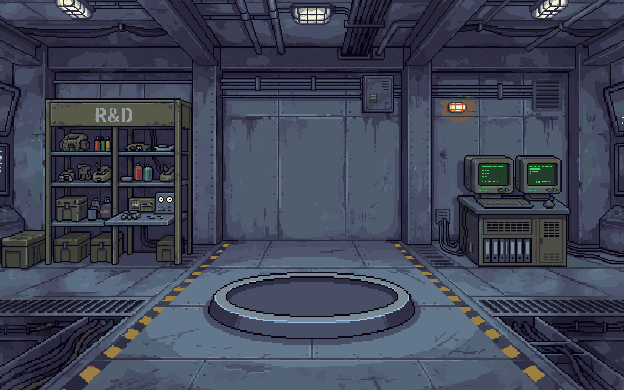
#> input picture art_src/warroom_walls/left_v1.png, 624 x 390 px
$ python build.py
#> lines starting #> are read from the running program, lines starting #| are printed output that depends on the picture
# The War Room's side walls, seen straight on (PixelLab Pro, 2026-11-11; room.png as the style
# and layout reference): left_v1.png (R&D bay, Info Bay terminal) and right_v1.png (Livery Bay,
# Pilot Log). The left one drew the War Table's floor pad again, so that floor is patched from
# the right wall's (left_v2.png). Each station is cut from its wall by hand-placed rectangles
# (PixelLab's background removal tore them up: nobg_*.png) into a room-sized layer, which the
# War Room draws over the wall as its Hotspot. Run from this folder.
from PIL import Image

A = '../../assets/warroom/'
L = Image.open('left_v1.png').convert('RGBA')
#> L is the input picture: PIL image 624x390 RGBA; mean R, G, B, A 63.4, 69, 86.3, 255
R = Image.open('right_v1.png').convert('RGBA')
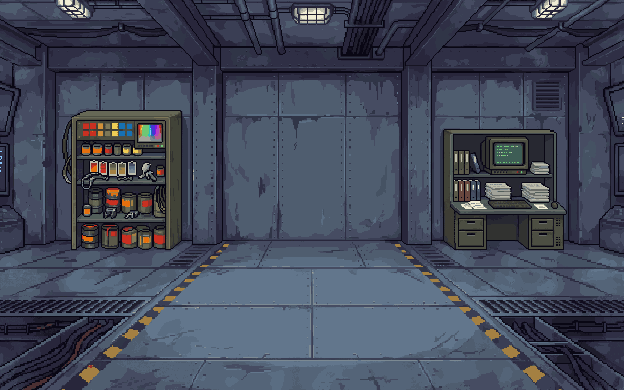
#> input picture art_src/warroom_walls/right_v1.png, 624 x 390 px
#> R is the input picture: PIL image 624x390 RGBA; mean R, G, B, A 66.4, 72.9, 89.5, 255
pad = (195, 262, 435, 345)
L.paste(R.crop(pad), pad[:2])
L.save('left_v2.png')

# COMING SOON (Logan, 2026-11-11: the middle panels looked empty): strips of black-and-yellow
# caution tape pinned pillar to pillar, crossing every which way like a sealed door at a crime
# scene, and a COMING SOON! sign hung over the middle on two chains. Each strip is sheared a
# column at a time (not rotated) so its stripes stay crisp pixels.
EDGE, FILL, LIT, INK = (44, 36, 28, 255), (212, 174, 70, 255), (232, 200, 98, 255), (30, 25, 22, 255)
TAPE_H = 8
RECESS = (221, 401) # the middle panel's sunken face, between the pillars (x, both walls)

def tape_strip(width, start):
    """A tape's pixels: dark edges, a lit top row, black bars slanting across the yellow."""
    strip = Image.new('RGBA', (width, TAPE_H))
    for x in range(width):
        strip.putpixel((x, 0), EDGE); strip.putpixel((x, TAPE_H - 1), EDGE)
        for y in range(1, TAPE_H - 1):
            black = (x + start + y) % 10 < 5
            strip.putpixel((x, y), INK if black else (LIT if y == 1 else FILL))
    return strip

def tape(wall, x0, y0, x1, y1, start):
    """Pins a strip from (x0, y0) to (x1, y1). It's stuck flat on the pillars, so no shadow there,
    but it spans the sunken middle panel (RECESS) held off it, and casts a shadow down-right on it."""
    slope = (y1 - y0) / (x1 - x0)
    strip = tape_strip(x1 - x0, start)
    px = wall.load()
    for x in range(x1 - x0):
        top = y0 + round(slope * x)
        sx = x0 + x + 1
        if not RECESS[0] <= sx <= RECESS[1]:
            continue
        for y in range(TAPE_H):
            sy = top + y + 2
            r, g, b, a = px[sx, sy]
            px[sx, sy] = (int(r * 0.55), int(g * 0.55), int(b * 0.6), a)
    for x in range(x1 - x0):
        top = y0 + round(slope * x)
        for y in range(TAPE_H):
            px[x0 + x, top + y] = strip.getpixel((x, y))

# The sign's lettering: the Discord sign's 5x7 face (art_src/discord_sign/stamp.py), plus M and G.
G7 = {
    'C': ["01111", "10000", "10000", "10000", "10000", "10000", "01111"],
    'O': ["01110", "10001", "10001", "10001", "10001", "10001", "01110"],
    'M': ["10001", "11011", "10101", "10101", "10001", "10001", "10001"],
    'I': ["111", "010", "010", "010", "010", "010", "111"],
    'N': ["10001", "11001", "10101", "10011", "10001", "10001", "10001"],
    'G': ["01111", "10000", "10000", "10011", "10001", "10001", "01111"],
    'S': ["01111", "10000", "10000", "01110", "00001", "00001", "11110"],
    '!': ["1", "1", "1", "1", "1", "0", "1"],
}
OUTLINE, STEEL, STEEL_LIT, STEEL_DARK, RIVET = (16, 17, 24, 255), (92, 102, 118, 255), (142, 152, 168, 255), (56, 61, 74, 255), (176, 184, 196, 255)

def word_width(word):
    return sum(len(G7[ch][0]) for ch in word) + len(word) - 1

def stamp(img, word, cx, y, ink, shadow):
    x = cx - word_width(word) // 2
    for ch in word:
        g = G7[ch]
        for r, row in enumerate(g):
            for c, bit in enumerate(row):
                if bit == '1':
                    img.putpixel((x + c, y + r + 1), shadow)
        for r, row in enumerate(g):
            for c, bit in enumerate(row):
                if bit == '1':
                    img.putpixel((x + c, y + r), ink)
        x += len(g[0]) + 1

def sign(wall, cx, top, chain_top):
    """A steel-framed yellow plate, COMING / SOON! on two lines, hung on two chains."""
    w, h = 54, 34
    x0, y0 = cx - w // 2, top
    px = wall.load()
    for side in (x0 + 9, x0 + w - 10):                          # chains, link by link
        for y in range(chain_top, y0 + 1):
            link = (y - chain_top) % 4
            if link in (0, 3):
                px[side, y] = STEEL_LIT if link == 0 else STEEL_DARK
            else:
                px[side - 1, y] = OUTLINE; px[side + 1, y] = OUTLINE
                px[side, y] = STEEL_DARK
        px[side, chain_top - 1] = OUTLINE                       # its hook
    for y in range(y0 + 2, y0 + h + 2):                         # the plate's shadow on the wall
        for x in range(x0 + 2, x0 + w + 2):
            r, g, b, a = px[x, y]
            px[x, y] = (int(r * 0.55), int(g * 0.55), int(b * 0.6), a)
    for y in range(y0, y0 + h):
        for x in range(x0, x0 + w):
            edge = x in (x0, x0 + w - 1) or y in (y0, y0 + h - 1)
            frame = x < x0 + 3 or x > x0 + w - 4 or y < y0 + 3 or y > y0 + h - 4
            if edge:
                c = OUTLINE
            elif frame:
                c = STEEL_LIT if y == y0 + 1 or x == x0 + 1 else (STEEL_DARK if y == y0 + h - 2 or x == x0 + w - 2 else STEEL)
            elif x == x0 + 3 or y == y0 + 3:
                c = (150, 118, 44, 255)                         # the face's inset shade
            else:
                c = FILL
            px[x, y] = c
    for rx, ry in ((x0 + 1, y0 + 1), (x0 + w - 2, y0 + 1), (x0 + 1, y0 + h - 2), (x0 + w - 2, y0 + h - 2)):
        px[rx, ry] = RIVET
    stamp(wall, "COMING", cx, y0 + 7, INK, (176, 140, 52, 255))
    stamp(wall, "SOON!", cx, y0 + 19, INK, (176, 140, 52, 255))

TAPES = [  # (x0, y0, x1, y1, where the stripes start)
    (204, 96, 416, 146, 0), (204, 214, 416, 112, 3), (204, 150, 416, 170, 6),
    (204, 118, 416, 216, 1), (204, 196, 416, 92, 7),
]
for i, t in enumerate(TAPES):
    tape(L, *t)
    a, b, c, d, e = TAPES[(i + 2) % len(TAPES)]
    tape(R, a, b + 3, c, d - 2, e + 4)                        # the right wall's, shuffled
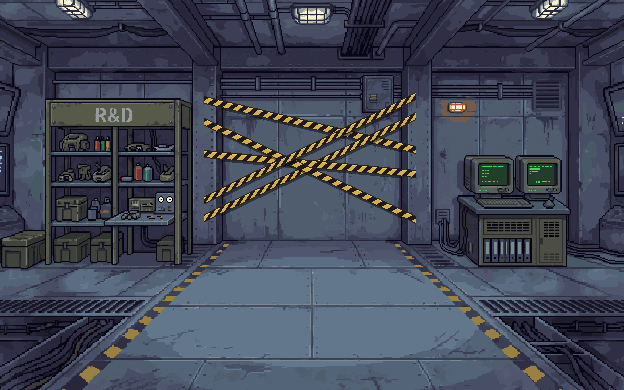
#> L: PIL image 624x390 RGBA; mean R, G, B, A 65.4, 70.7, 86.1, 255
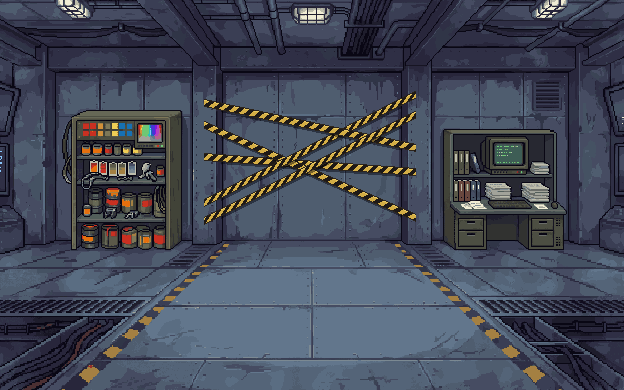
#> R: PIL image 624x390 RGBA; mean R, G, B, A 67.2, 72.7, 87.2, 255
sign(L, 310, 132, 96)
#> after the loop in stamp, `for ch in word:`: x = 328
sign(R, 310, 132, 74)
# The floor's corner trenches (grates, cables) that PixelLab copied from room.png get the same plating
# the center lays over its own (floor_left.png / floor_right.png), so all three views share one floor.
for wall in (L, R):
    for f in ('floor_left.png', 'floor_right.png'):
        wall.alpha_composite(Image.open(A + f).convert('RGBA'))
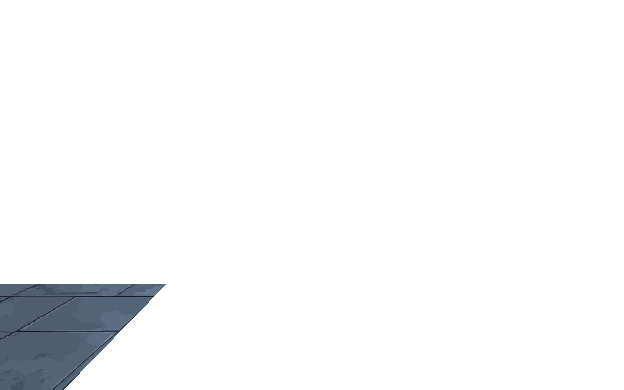
#> input picture assets/warroom/floor_left.png, 624 x 390 px
L.save(A + 'wall_left.png')
R.save(A + 'wall_right.png')
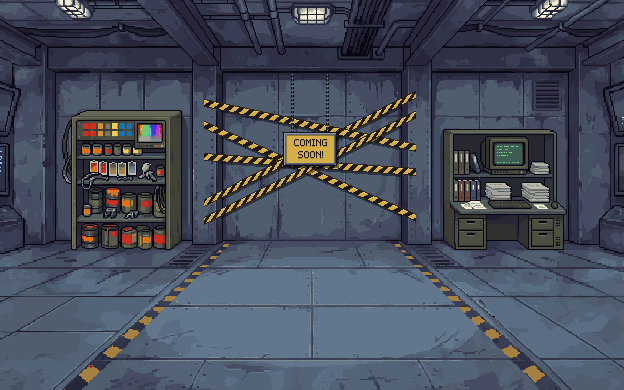
#> saved as wall_right.png: PIL image 624x390 RGBA; mean R, G, B, A 70.6, 77.1, 91.3, 255

# station -> (wall, rectangles in wall pixels)
STATIONS = {
    'research_bay': (L, [(45, 98, 192, 266), (0, 232, 46, 268)]),         # the shelf, the crates beside it
    'info_bay': (L, [(464, 155, 562, 199), (457, 196, 570, 266)]),        # the monitors, the desk
    'livery_bay': (R, [(69, 110, 183, 252)]),
    'pilot_log': (R, [(442, 129, 568, 250)]),
}
for name, (wall, rects) in STATIONS.items():
    out = Image.new('RGBA', wall.size, (0, 0, 0, 0))
    for r in rects:
        out.paste(wall.crop(r), r[:2])
    out.save(A + name + '.png')
    print(name, out.getbbox())
#> this loop made 4 passes
#> (name, rects) on passes 1 to 4: ('research_bay', [(45, 98, 192, 266), (0, 232, 46, 268)]), ('info_bay', [(464, 155, 562, 199), (457, 196, 570, 266)]), ('livery_bay', [(69, 110, 183, 252)]), ('pilot_log', [(442, 129, 568, 250)])
#> pass 1, `out.save(A + name + '.png')`:
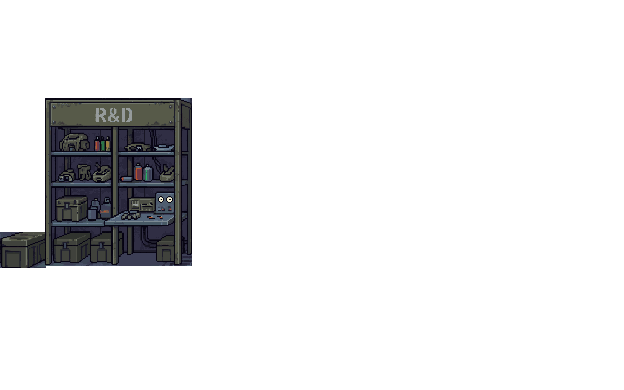
#> saved as research_bay.png: PIL image 624x390 RGBA; mean R, G, B, A 5.8, 6, 6.7, 27.6; transparent parts drawn white
#> after the loop:
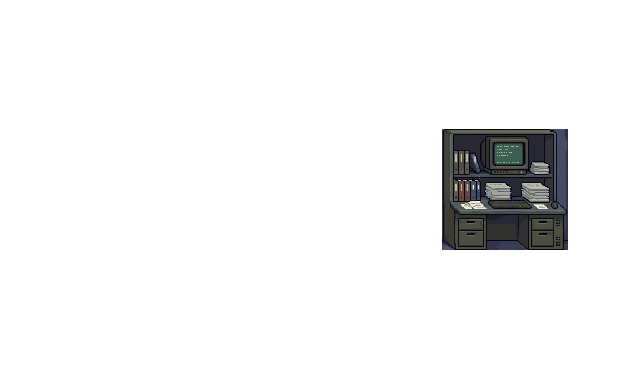
#> out: PIL image 624x390 RGBA; mean R, G, B, A 3.9, 4.1, 4.2, 16; transparent parts drawn white
